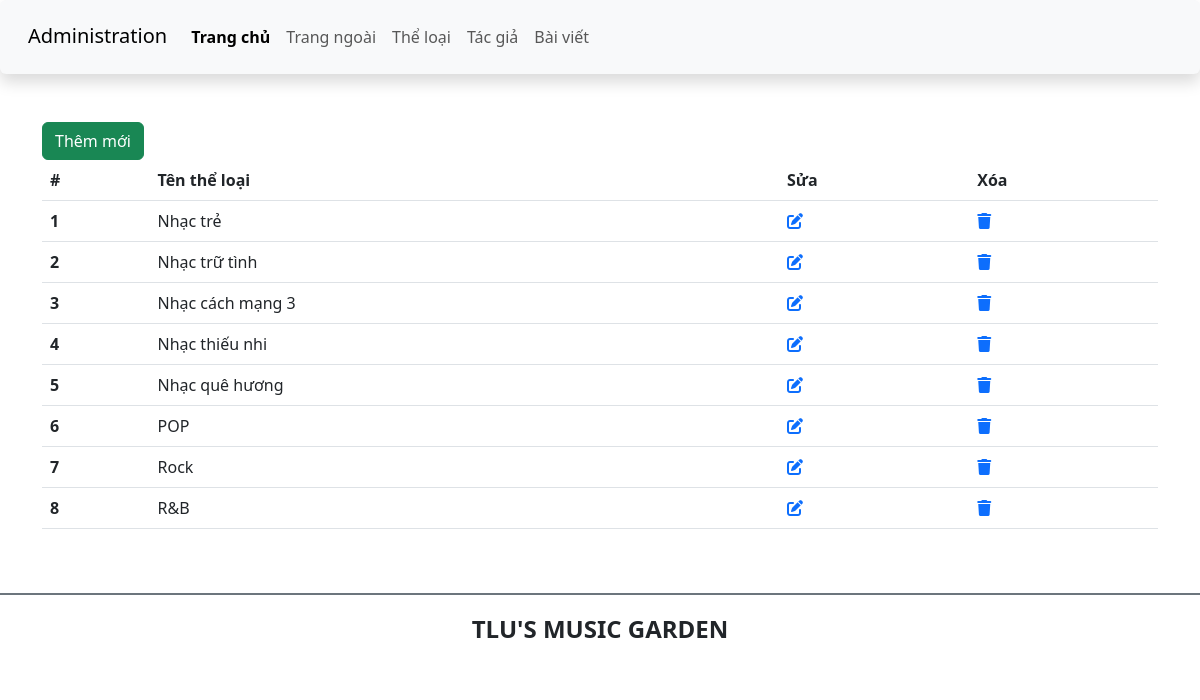
The app's page /admin/category.php (signed in) with its own data.
### tables this page shows
CREATE TABLE `theloai` (
  `ma_tloai` int(10) UNSIGNED NOT NULL,
  `ten_tloai` varchar(50) NOT NULL,
  `SLBaiViet` int(11) NOT NULL
);

### admin/category.php (the view)
<?php
include("../trust/config.php");
include("./head.php");
?>
<?php
if(!isset($_SESSION["username"])){
    echo 'Thầy chưa đăng nhập mà mò vào đây làm gì? Đăng nhập trước rồi hãy rồi vào đây nha!';
    } else {
        $username = $_SESSION['username'];
        $sql = $connect->query("SELECT * FROM users WHERE taikhoan='$username' AND level='2'");
        if(mysqli_num_rows($sql)>0){
?>
<?php
$showTloai = $connect->query("SELECT * FROM `theloai` ORDER BY `theloai`.`ma_tloai` ASC");
$STloaiRow = mysqli_num_rows($showTloai);
if ($STloaiRow>0) {
    echo '<main class="container mt-5 mb-5">
    <div class="row">
        <div class="col-sm">
            <a href="add_category.php" class="btn btn-success">Thêm mới</a>
            <table class="table">
                <thead>
                    <tr>
                        <th scope="col">#</th>
                        <th scope="col">Tên thể loại</th>
                        <th>Sửa</th>
                        <th>Xóa</th>
                    </tr>
                </thead>';
    while ($theloai = mysqli_fetch_array($showTloai)) {
?>
<tbody>
                        <tr>
                            <th scope="row"><?php echo $theloai['ma_tloai'] ?></th>
                            <td><?php echo $theloai['ten_tloai'] ?></td>
                            <td>
                                <a href="edit_category.php?act=edit&id=<?php echo $theloai['ma_tloai'] ?>"><i class="fa-solid fa-pen-to-square"></i></a>
                            </td>
                            <td>
                                <a href="edit_category.php?act=del&id=<?php echo $theloai['ma_tloai'] ?>"><i class="fa-solid fa-trash"></i></a>
                            </td>
                        </tr>
                    </tbody>
<?php
    }
echo '</table>
</div>
</div>
</main>';
}else{
}
?>
<?php
} else {
    echo 'Tài khoản này không phải admin, set trong sql level 2!';
};
};
?>
<?php
include("./foot.php");
?>

### records on screen
theloai: ma_tloai "1", ten_tloai "Nhạc trẻ"
theloai: ma_tloai "2", ten_tloai "Nhạc trữ tình"
theloai: ma_tloai "3", ten_tloai "Nhạc cách mạng 3"
theloai: ma_tloai "4", ten_tloai "Nhạc thiếu nhi"
theloai: ma_tloai "5", ten_tloai "Nhạc quê hương"
theloai: ma_tloai "6", ten_tloai "POP"
theloai: ma_tloai "7", ten_tloai "Rock"
theloai: ma_tloai "8", ten_tloai "R&B"
